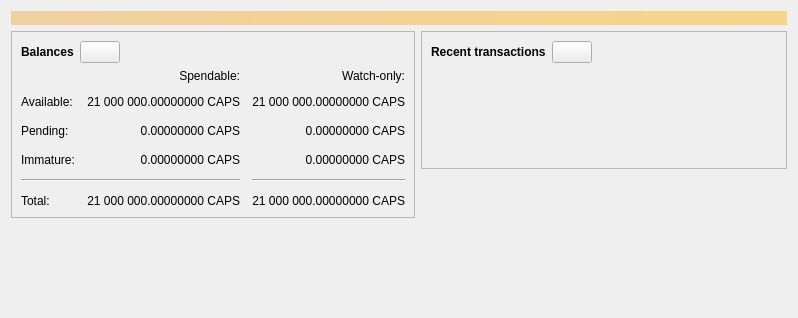
<?xml version="1.0" encoding="UTF-8"?>
<ui version="4.0">
 <class>OverviewPage</class>
 <widget class="QWidget" name="OverviewPage">
  <property name="geometry">
   <rect>
    <x>0</x>
    <y>0</y>
    <width>798</width>
    <height>318</height>
   </rect>
  </property>
  <property name="windowTitle">
   <string>Form</string>
  </property>
  <layout class="QVBoxLayout" name="topLayout">
   <item>
    <widget class="QLabel" name="labelAlerts">
     <property name="visible">
      <bool>false</bool>
     </property>
     <property name="styleSheet">
      <string notr="true">QLabel { background-color: qlineargradient(x1: 0, y1: 0, x2: 1, y2: 0, stop:0 #F0D0A0, stop:1 #F8D488); color:#000000; }</string>
     </property>
     <property name="wordWrap">
      <bool>true</bool>
     </property>
     <property name="margin">
      <number>3</number>
     </property>
     <property name="textInteractionFlags">
      <set>Qt::TextSelectableByMouse</set>
     </property>
    </widget>
   </item>
   <item>
    <layout class="QHBoxLayout" name="horizontalLayout" stretch="1,1">
     <item>
      <layout class="QVBoxLayout" name="verticalLayout_2">
       <item>
        <widget class="QFrame" name="frame">
         <property name="frameShape">
          <enum>QFrame::StyledPanel</enum>
         </property>
         <property name="frameShadow">
          <enum>QFrame::Raised</enum>
         </property>
         <layout class="QVBoxLayout" name="verticalLayout_4">
          <item>
           <layout class="QHBoxLayout" name="horizontalLayout_4">
            <item>
             <widget class="QLabel" name="label_5">
              <property name="font">
               <font>
                <weight>75</weight>
                <bold>true</bold>
               </font>
              </property>
              <property name="text">
               <string>Balances</string>
              </property>
             </widget>
            </item>
            <item>
             <widget class="QPushButton" name="labelWalletStatus">
              <property name="enabled">
               <bool>true</bool>
              </property>
              <property name="maximumSize">
               <size>
                <width>45</width>
                <height>16777215</height>
               </size>
              </property>
              <property name="toolTip">
               <string>The displayed information may be out of date. Your wallet automatically synchronizes with the Caps network after a connection is established, but this process has not completed yet.</string>
              </property>
              <property name="text">
               <string/>
              </property>
              <property name="icon">
               <iconset resource="../caps.qrc">
                <normaloff>:/icons/warning</normaloff>
                <disabledoff>:/icons/warning</disabledoff>:/icons/warning</iconset>
              </property>
              <property name="iconSize">
               <size>
                <width>24</width>
                <height>24</height>
               </size>
              </property>
             </widget>
            </item>
            <item>
             <spacer name="horizontalSpacer_3">
              <property name="orientation">
               <enum>Qt::Horizontal</enum>
              </property>
              <property name="sizeHint" stdset="0">
               <size>
                <width>40</width>
                <height>20</height>
               </size>
              </property>
             </spacer>
            </item>
           </layout>
          </item>
          <item>
           <layout class="QGridLayout" name="gridLayout">
            <property name="spacing">
             <number>12</number>
            </property>
            <item row="2" column="2">
             <widget class="QLabel" name="labelWatchPending">
              <property name="cursor">
               <cursorShape>IBeamCursor</cursorShape>
              </property>
              <property name="toolTip">
               <string>Unconfirmed transactions to watch-only addresses</string>
              </property>
              <property name="text">
               <string notr="true">0.00000000 CAPS</string>
              </property>
              <property name="alignment">
               <set>Qt::AlignRight|Qt::AlignTrailing|Qt::AlignVCenter</set>
              </property>
              <property name="textInteractionFlags">
               <set>Qt::LinksAccessibleByMouse|Qt::TextSelectableByKeyboard|Qt::TextSelectableByMouse</set>
              </property>
             </widget>
            </item>
            <item row="2" column="1">
             <widget class="QLabel" name="labelUnconfirmed">
              <property name="cursor">
               <cursorShape>IBeamCursor</cursorShape>
              </property>
              <property name="toolTip">
               <string>Total of transactions that have yet to be confirmed, and do not yet count toward the spendable balance</string>
              </property>
              <property name="text">
               <string notr="true">0.00000000 CAPS</string>
              </property>
              <property name="alignment">
               <set>Qt::AlignRight|Qt::AlignTrailing|Qt::AlignVCenter</set>
              </property>
              <property name="textInteractionFlags">
               <set>Qt::LinksAccessibleByMouse|Qt::TextSelectableByKeyboard|Qt::TextSelectableByMouse</set>
              </property>
             </widget>
            </item>
            <item row="3" column="2">
             <widget class="QLabel" name="labelWatchImmature">
              <property name="cursor">
               <cursorShape>IBeamCursor</cursorShape>
              </property>
              <property name="toolTip">
               <string>Mined balance in watch-only addresses that has not yet matured</string>
              </property>
              <property name="text">
               <string notr="true">0.00000000 CAPS</string>
              </property>
              <property name="alignment">
               <set>Qt::AlignRight|Qt::AlignTrailing|Qt::AlignVCenter</set>
              </property>
              <property name="textInteractionFlags">
               <set>Qt::LinksAccessibleByMouse|Qt::TextSelectableByKeyboard|Qt::TextSelectableByMouse</set>
              </property>
             </widget>
            </item>
            <item row="4" column="0" colspan="2">
             <widget class="Line" name="line">
              <property name="orientation">
               <enum>Qt::Horizontal</enum>
              </property>
             </widget>
            </item>
            <item row="4" column="2">
             <widget class="Line" name="lineWatchBalance">
              <property name="sizePolicy">
               <sizepolicy hsizetype="Preferred" vsizetype="Fixed">
                <horstretch>0</horstretch>
                <verstretch>0</verstretch>
               </sizepolicy>
              </property>
              <property name="minimumSize">
               <size>
                <width>140</width>
                <height>0</height>
               </size>
              </property>
              <property name="orientation">
               <enum>Qt::Horizontal</enum>
              </property>
             </widget>
            </item>
            <item row="5" column="0">
             <widget class="QLabel" name="labelTotalText">
              <property name="text">
               <string>Total:</string>
              </property>
             </widget>
            </item>
            <item row="3" column="1">
             <widget class="QLabel" name="labelImmature">
              <property name="cursor">
               <cursorShape>IBeamCursor</cursorShape>
              </property>
              <property name="toolTip">
               <string>Mined balance that has not yet matured</string>
              </property>
              <property name="text">
               <string notr="true">0.00000000 CAPS</string>
              </property>
              <property name="alignment">
               <set>Qt::AlignRight|Qt::AlignTrailing|Qt::AlignVCenter</set>
              </property>
              <property name="textInteractionFlags">
               <set>Qt::LinksAccessibleByMouse|Qt::TextSelectableByKeyboard|Qt::TextSelectableByMouse</set>
              </property>
             </widget>
            </item>
            <item row="2" column="3">
             <spacer name="horizontalSpacer_2">
              <property name="orientation">
               <enum>Qt::Horizontal</enum>
              </property>
              <property name="sizeHint" stdset="0">
               <size>
                <width>40</width>
                <height>20</height>
               </size>
              </property>
             </spacer>
            </item>
            <item row="3" column="0">
             <widget class="QLabel" name="labelImmatureText">
              <property name="text">
               <string>Immature:</string>
              </property>
             </widget>
            </item>
            <item row="5" column="1">
             <widget class="QLabel" name="labelTotal">
              <property name="cursor">
               <cursorShape>IBeamCursor</cursorShape>
              </property>
              <property name="toolTip">
               <string>Your current total balance</string>
              </property>
              <property name="text">
               <string notr="true">21 000 000.00000000 CAPS</string>
              </property>
              <property name="alignment">
               <set>Qt::AlignRight|Qt::AlignTrailing|Qt::AlignVCenter</set>
              </property>
              <property name="textInteractionFlags">
               <set>Qt::LinksAccessibleByMouse|Qt::TextSelectableByKeyboard|Qt::TextSelectableByMouse</set>
              </property>
             </widget>
            </item>
            <item row="5" column="2">
             <widget class="QLabel" name="labelWatchTotal">
              <property name="cursor">
               <cursorShape>IBeamCursor</cursorShape>
              </property>
              <property name="toolTip">
               <string>Current total balance in watch-only addresses</string>
              </property>
              <property name="text">
               <string notr="true">21 000 000.00000000 CAPS</string>
              </property>
              <property name="alignment">
               <set>Qt::AlignRight|Qt::AlignTrailing|Qt::AlignVCenter</set>
              </property>
              <property name="textInteractionFlags">
               <set>Qt::LinksAccessibleByMouse|Qt::TextSelectableByKeyboard|Qt::TextSelectableByMouse</set>
              </property>
             </widget>
            </item>
            <item row="0" column="2">
             <widget class="QLabel" name="labelWatchonly">
              <property name="text">
               <string>Watch-only:</string>
              </property>
              <property name="alignment">
               <set>Qt::AlignRight|Qt::AlignTrailing|Qt::AlignVCenter</set>
              </property>
             </widget>
            </item>
            <item row="1" column="0">
             <widget class="QLabel" name="labelBalanceText">
              <property name="text">
               <string>Available:</string>
              </property>
             </widget>
            </item>
            <item row="1" column="1">
             <widget class="QLabel" name="labelBalance">
              <property name="cursor">
               <cursorShape>IBeamCursor</cursorShape>
              </property>
              <property name="toolTip">
               <string>Your current spendable balance</string>
              </property>
              <property name="text">
               <string notr="true">21 000 000.00000000 CAPS</string>
              </property>
              <property name="alignment">
               <set>Qt::AlignRight|Qt::AlignTrailing|Qt::AlignVCenter</set>
              </property>
              <property name="textInteractionFlags">
               <set>Qt::LinksAccessibleByMouse|Qt::TextSelectableByKeyboard|Qt::TextSelectableByMouse</set>
              </property>
             </widget>
            </item>
            <item row="1" column="2">
             <widget class="QLabel" name="labelWatchAvailable">
              <property name="cursor">
               <cursorShape>IBeamCursor</cursorShape>
              </property>
              <property name="toolTip">
               <string>Your current balance in watch-only addresses</string>
              </property>
              <property name="text">
               <string notr="true">21 000 000.00000000 CAPS</string>
              </property>
              <property name="alignment">
               <set>Qt::AlignRight|Qt::AlignTrailing|Qt::AlignVCenter</set>
              </property>
              <property name="textInteractionFlags">
               <set>Qt::LinksAccessibleByMouse|Qt::TextSelectableByKeyboard|Qt::TextSelectableByMouse</set>
              </property>
             </widget>
            </item>
            <item row="2" column="0">
             <widget class="QLabel" name="labelPendingText">
              <property name="text">
               <string>Pending:</string>
              </property>
             </widget>
            </item>
            <item row="0" column="1">
             <widget class="QLabel" name="labelSpendable">
              <property name="text">
               <string>Spendable:</string>
              </property>
              <property name="alignment">
               <set>Qt::AlignRight|Qt::AlignTrailing|Qt::AlignVCenter</set>
              </property>
             </widget>
            </item>
           </layout>
          </item>
         </layout>
        </widget>
       </item>
       <item>
        <spacer name="verticalSpacer">
         <property name="orientation">
          <enum>Qt::Vertical</enum>
         </property>
         <property name="sizeHint" stdset="0">
          <size>
           <width>20</width>
           <height>40</height>
          </size>
         </property>
        </spacer>
       </item>
      </layout>
     </item>
     <item>
      <layout class="QVBoxLayout" name="verticalLayout_3">
       <item>
        <widget class="QFrame" name="frame_2">
         <property name="frameShape">
          <enum>QFrame::StyledPanel</enum>
         </property>
         <property name="frameShadow">
          <enum>QFrame::Raised</enum>
         </property>
         <layout class="QVBoxLayout" name="verticalLayout">
          <item>
           <layout class="QHBoxLayout" name="horizontalLayout_2">
            <item>
             <widget class="QLabel" name="label_4">
              <property name="font">
               <font>
                <weight>75</weight>
                <bold>true</bold>
               </font>
              </property>
              <property name="text">
               <string>Recent transactions</string>
              </property>
             </widget>
            </item>
            <item>
             <widget class="QPushButton" name="labelTransactionsStatus">
              <property name="enabled">
               <bool>true</bool>
              </property>
              <property name="maximumSize">
               <size>
                <width>45</width>
                <height>16777215</height>
               </size>
              </property>
              <property name="toolTip">
               <string>The displayed information may be out of date. Your wallet automatically synchronizes with the Caps network after a connection is established, but this process has not completed yet.</string>
              </property>
              <property name="text">
               <string/>
              </property>
              <property name="icon">
               <iconset resource="../caps.qrc">
                <normaloff>:/icons/warning</normaloff>
                <disabledoff>:/icons/warning</disabledoff>:/icons/warning</iconset>
              </property>
              <property name="iconSize">
               <size>
                <width>24</width>
                <height>24</height>
               </size>
              </property>
             </widget>
            </item>
            <item>
             <spacer name="horizontalSpacer">
              <property name="orientation">
               <enum>Qt::Horizontal</enum>
              </property>
              <property name="sizeHint" stdset="0">
               <size>
                <width>40</width>
                <height>20</height>
               </size>
              </property>
             </spacer>
            </item>
           </layout>
          </item>
          <item>
           <widget class="TransactionOverviewWidget" name="listTransactions">
            <property name="styleSheet">
             <string notr="true">QListView { background: transparent; }</string>
            </property>
            <property name="frameShape">
             <enum>QFrame::NoFrame</enum>
            </property>
            <property name="verticalScrollBarPolicy">
             <enum>Qt::ScrollBarAlwaysOff</enum>
            </property>
            <property name="horizontalScrollBarPolicy">
             <enum>Qt::ScrollBarAlwaysOff</enum>
            </property>
            <property name="sizeAdjustPolicy">
             <enum>QAbstractScrollArea::AdjustToContents</enum>
            </property>
            <property name="selectionMode">
             <enum>QAbstractItemView::NoSelection</enum>
            </property>
            <property name="uniformItemSizes">
             <bool>true</bool>
            </property>
           </widget>
          </item>
         </layout>
        </widget>
       </item>
       <item>
        <spacer name="verticalSpacer_2">
         <property name="orientation">
          <enum>Qt::Vertical</enum>
         </property>
         <property name="sizeHint" stdset="0">
          <size>
           <width>20</width>
           <height>40</height>
          </size>
         </property>
        </spacer>
       </item>
      </layout>
     </item>
    </layout>
   </item>
  </layout>
 </widget>
 <customwidgets>
  <customwidget>
   <class>TransactionOverviewWidget</class>
   <extends>QListView</extends>
   <header>qt/transactionoverviewwidget.h</header>
  </customwidget>
 </customwidgets>
 <resources/>
 <connections/>
</ui>
